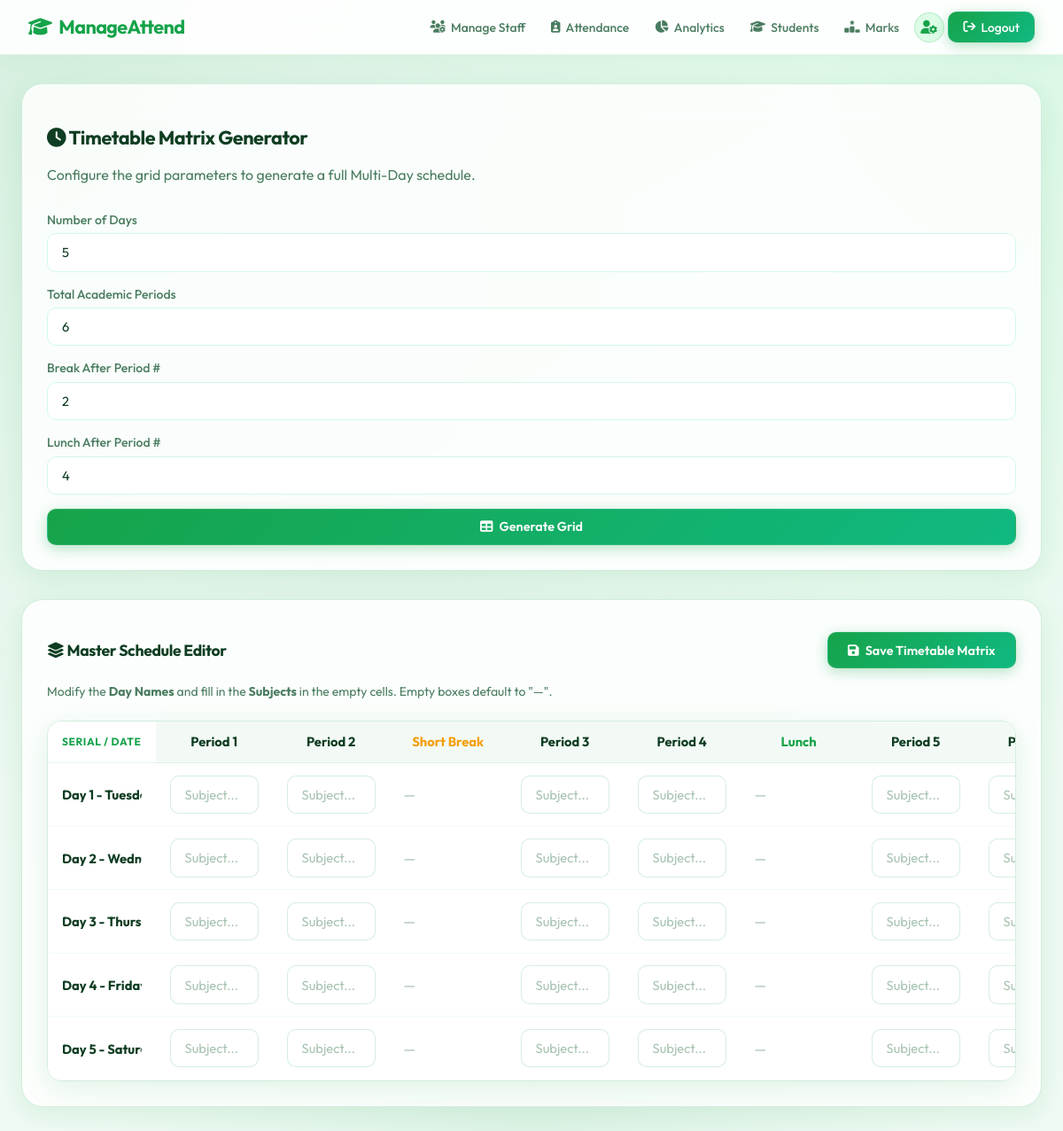
Screenshot of /timetable_admin (signed in) with the database file from the repository.
### models.py (models this page shows)
class TimetableConfig(db.Model):
    __tablename__ = 'timetable_config'
    id = db.Column(db.Integer, primary_key=True)
    total_days = db.Column(db.Integer, default=5)
    total_periods = db.Column(db.Integer, default=6)
    break_after = db.Column(db.Integer, default=2)
    lunch_after = db.Column(db.Integer, default=4)
    layout_data = db.Column(db.Text, nullable=True) # store custom names JSON

### app.py (the view, shortened to what this page needs)
@app.route('/timetable_admin', methods=['GET', 'POST'])
@login_required
def timetable_admin():
    if current_user.role != 'master_admin':
        return redirect(url_for('index'))
    from models import TimetableConfig
    config = TimetableConfig.query.first()
    if not config:
        config = TimetableConfig()
        db.session.add(config)
        db.session.commit()
    return render_template('timetable_admin.html', config=config)

### app.py (called while the page is built)
@login_manager.user_loader
def load_user(user_id):
    return User.query.get(int(user_id))

### templates/timetable_admin.html (shortened to what this page needs)
{% extends 'base.html' %}
{% block content %}
<div class="glass-panel" style="margin-bottom: 2rem;">
    <h2><i class="fa-solid fa-clock"></i> Timetable Matrix Generator</h2>
    <p style="color: var(--text-secondary); margin-bottom: 2rem;">Configure the grid parameters to generate a full Multi-Day schedule.</p>
    <form method="POST" action="{{ url_for('timetable_admin') }}">
        <div class="grid grid-cols-5" style="align-items: end; gap: 1rem;">
            <div class="form-group" style="margin-bottom: 0;">
                <label>Number of Days</label>
                <input type="number" name="total_days" class="form-control" value="{{ config.total_days or 5 }}" min="1">
            </div>
            <div class="form-group" style="margin-bottom: 0;">
                <label>Total Academic Periods</label>
                <input type="number" name="total_periods" class="form-control" value="{{ config.total_periods }}" min="1">
            </div>
            <div class="form-group" style="margin-bottom: 0;">
                <label>Break After Period #</label>
                <input type="number" name="break_after" class="form-control" value="{{ config.break_after }}" min="1">
            </div>
            <div class="form-group" style="margin-bottom: 0;">
                <label>Lunch After Period #</label>
                <input type="number" name="lunch_after" class="form-control" value="{{ config.lunch_after }}" min="1">
            </div>
            <div class="form-group" style="margin-bottom: 0;">
                <button type="submit" class="btn btn-primary" style="width: 100%;">
                    <i class="fa-solid fa-table"></i> Generate Grid
                </button>
            </div>
        </div>
    </form>
</div>
<div class="glass-panel" id="layoutPreviewPanel" style="display: none; overflow-x: auto;">
    <div class="flex-between">
        <h3><i class="fa-solid fa-layer-group"></i> Master Schedule Editor</h3>
        <button type="button" class="btn btn-primary" style="background-color: var(--success);" onclick="document.getElementById('saveNamesForm').submit()">
            <i class="fa-solid fa-floppy-disk"></i> Save Timetable Matrix
        </button>
    </div>
    <p style="color: var(--text-secondary); margin-top: -1rem; margin-bottom: 1.5rem; font-size: 0.875rem;">Modify the <strong>Day Names</strong> and fill in the <strong>Subjects</strong> in the empty cells. Empty boxes default to "—".</p>
    <div class="table-container" style="margin-top: 1.5rem;">
        <table id="matrixTable" style="min-width: 800px; text-align: center;">
            <thead id="matrixHead">
            </thead>
            <tbody id="matrixBody">
            </tbody>
        </table>
    </div>
</div>
{% endblock %}

### static/css/style.css (style rules this page uses)
:root { --bg-color: #f0faf4; --text-primary: #0f3d22; --text-secondary: #4a7c60; --accent-color: #16a34a; --accent-hover: #15803d; --accent-light: #dcfce7; --accent-glow: rgba(22, 163, 74, 0.25); --glass-bg: rgba(255, 255, 255, 0.82); --glass-border: rgba(22, 163, 74, 0.18); --card-shadow: 0 8px 32px rgba(22, 163, 74, 0.12); --navbar-bg: rgba(255, 255, 255, 0.92); --navbar-h: 62px; --success: #16a34a; --danger: #dc2626; --warning: #d97706; --radius-sm: 10px; --radius-md: 16px; --radius-lg: 24px; }
*, *::before, *::after { box-sizing: border-box; }
html { scroll-behavior: smooth; }
body { font-family: 'Outfit', sans-serif; background-color: var(--bg-color); background-image: radial-gradient(at 0% 0%, rgba(22,163,74,.12) 0px, transparent 55%), radial-gradient(at 100% 0%, rgba(134,239,172,.2) 0px, transparent 50%), radial-gradient(at 50% 100%, rgba(22,163,74,.08) 0px, transparent 60%); color: var(--text-primary); margin: 0; min-height: 100vh; display: flex; flex-direction: column; -webkit-font-smoothing: antialiased; }
.glass-panel { background: var(--glass-bg); backdrop-filter: blur(16px); -webkit-backdrop-filter: blur(16px); border: 1px solid var(--glass-border); border-radius: var(--radius-lg); box-shadow: var(--card-shadow); padding: 1.75rem; }
.form-control::placeholder { color: #a7c3b0; }
.btn { padding: 0.65rem 1.4rem; border-radius: 10px; border: none; font-family: 'Outfit', sans-serif; font-weight: 600; font-size: 0.9rem; cursor: pointer; transition: all 0.22s ease; text-decoration: none; display: inline-flex; justify-content: center; align-items: center; gap: 0.45rem; white-space: nowrap; }
.btn-primary { background: linear-gradient(135deg, #16a34a, #10b981); color: #ffffff !important; box-shadow: 0 4px 15px rgba(22, 163, 74, 0.3); border: 1px solid rgba(255,255,255,0.1); }
.form-group { margin-bottom: 1.3rem; }
.form-group label { display: block; margin-bottom: 0.4rem; color: var(--text-secondary); font-weight: 500; font-size: 0.88rem; }
.form-control { width: 100%; padding: 0.7rem 1rem; background: #ffffff; border: 1.5px solid #d1fae5; border-radius: 10px; color: var(--text-primary); font-family: inherit; font-size: 0.92rem; transition: all 0.22s ease; box-sizing: border-box; }
.table-container { overflow-x: auto; -webkit-overflow-scrolling: touch; border-radius: var(--radius-md); border: 1px solid var(--glass-border); margin-top: 1rem; box-shadow: var(--card-shadow); }
table { width: 100%; border-collapse: collapse; background: #ffffff; min-width: 480px; }
.grid { display: grid; gap: 1.5rem; }
.flex-between { display: flex; justify-content: space-between; align-items: center; margin-bottom: 1.5rem; flex-wrap: wrap; gap: 0.75rem; }
h1, h2, h3 { font-weight: 700; letter-spacing: -0.02em; color: var(--text-primary); }
h2 { font-size: 1.35rem; }
h3 { font-size: 1.1rem; }

### rows the page displays
TimetableConfig: total_days "5", total_periods "6", break_after "2", lunch_after "4"
